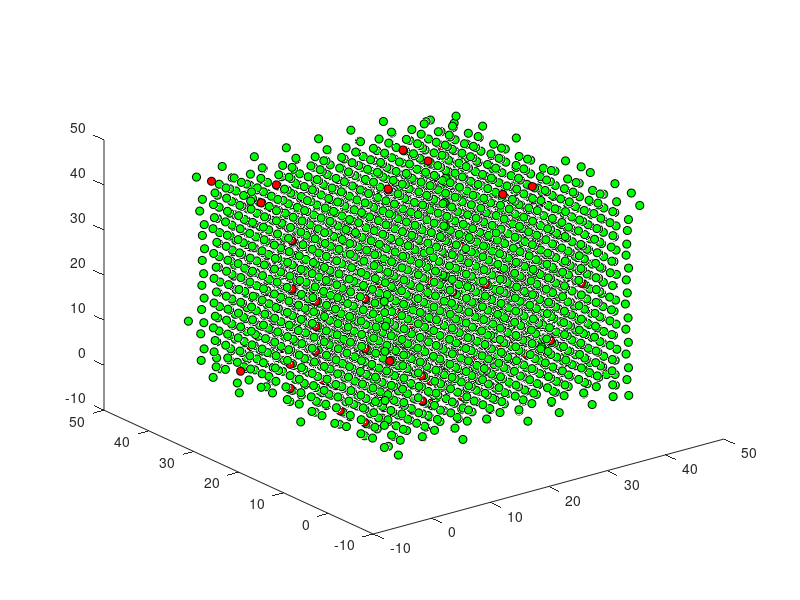

This figure's MATLAB source: (Note: this script raises an error after producing the figure.)
%%% THIS SCRIPT TAKES A MATLAB WORKSPACE CONTAINING JUST THE POS VECTOR OF
%%% ATOMS (ORIGINALS ALL FIRST, AND THE LAST ELEMENTS ARE THE
%%% INTERSTITIALS)

%%% THIS SCRIPT PLOTS THE RELAXED STRUCTURE, AND GIVES INFORMATION ABOUT
%%% THE NEAREST NEIGHBORS


%plotting after relax
clear all; close all; clc;
atomsize = 6;
load('after_relax_positions.mat');
Pos = ans;

sys = 4096; %make sure this matches the number of atoms excluding interstitials
numInt = 64; %make sure this matches the number of interstitials

figure(1)
plot3(Pos(1,1:sys),Pos(2,1:sys),Pos(3,1:sys),'o','MarkerEdgeColor','k','MarkerFaceColor',...
    'g','MarkerSize',atomsize)
hold on;
plot3(Pos(1,(sys+1):end),Pos(2,(sys+1):end),Pos(3,(sys+1):end),'o','MarkerEdgeColor','k','MarkerFaceColor',...
    'r','MarkerSize',atomsize)

%analyzing closest distances
originals = Pos(:,1:sys);
inters = Pos(:,sys+1:sys+numInt);

Pos = [originals inters];
for p = 1:numInt
intSpot = inters(:,p);

    for i = 1:(length(Pos)) %for every atom excluding itself
      %calculate distance to atom
      if intSpot ~= Pos(:,i)
        intDists(p,i) = getDistance(intSpot,Pos(:,i));
      else
        intDists(p,i)= nan;
      end
      
    end
    
    
        intDists(p,:) = sort(intDists(p,:));
        
    if p < 20 %CHANGE THIS TO PLOT MORE OR FEWER
        figure(1+p)
        scatter(1:20,intDists(p,1:20));
        xlabel('atom #');
        ylabel('distance (A)');
        title('interstitial nearest neighbor distances');
    end
    
    %getting number of nearest neighbors
    jumps(p,:) = diff(intDists(p,:));
    index = find (jumps(p,:) > 0.2,1);
    numNear(p) = index;
    
end

figure
histogram(numNear)
xlabel('number of nearest neighbors');
ylabel('count');
title('nearest neighbors of the 64 interstitial atoms');

function [distance]= getDistance(r,atomPos)
    distance =( ( r(1) - atomPos(1) )^2 + ( r(2) - atomPos(2) )^2 + ( r(3) - atomPos(3) )^2 )^(1/2);
end